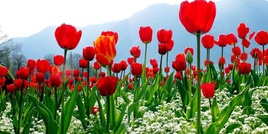
#> input picture image/bunga.jpg, 268 x 134 px, shrunk from 800 x 400 before the run
$ python 03_konversi_ruang_warna.py
#> lines starting #> are read from the running program, lines starting #| are printed output that depends on the picture; after the words box and inside, x2 and y2 are one past the last pixel; in counts of white or black regions, pixels touching at a corner belong together
"""
==========================================================================
PERCOBAAN 3: KONVERSI RUANG WARNA
==========================================================================
Program ini mempelajari berbagai ruang warna (color space) dalam
pemrosesan gambar dan cara mengkonversi dari satu ruang warna ke lainnya.

Ruang warna yang dipelajari:
- BGR  : Default OpenCV (Blue, Green, Red)
- RGB  : Standard tampilan (Red, Green, Blue)
- GRAY : Grayscale (1 channel, 0-255)
- HSV  : Hue, Saturation, Value (berguna untuk deteksi warna)
- HLS  : Hue, Lightness, Saturation
- LAB  : Lightness, a* (green-red), b* (blue-yellow) - perceptual
- YCrCb: Luminance, Chrominance (digunakan di JPEG)

Fungsi utama:
- cv2.cvtColor(src, code) : Mengkonversi ruang warna
==========================================================================
"""

# Mengimpor library yang dibutuhkan
import cv2
import numpy as np
import os
import matplotlib.pyplot as plt

# Mendapatkan path direktori
SCRIPT_DIR = os.path.dirname(os.path.abspath(__file__))
IMAGE_DIR = os.path.join(SCRIPT_DIR, "image")
OUTPUT_DIR = os.path.join(SCRIPT_DIR, "output")
os.makedirs(OUTPUT_DIR, exist_ok=True)

print("=" * 60)
print("PERCOBAAN 3: KONVERSI RUANG WARNA")
print("=" * 60)

# ============================================================
# 1. Membaca gambar berwarna
# ============================================================

# Membaca foto bunga berwarna-warni untuk demonstrasi konversi ruang warna
img_bgr = cv2.imread(os.path.join(IMAGE_DIR, "bunga.jpg"))
#> img_bgr is the input picture: shape (134, 268, 3); mean B, G, R 109.3, 130.1, 139.5

# Memeriksa apakah gambar berhasil dimuat
if img_bgr is None:
    print("[ERROR] Jalankan download_image.py terlebih dahulu!")
    exit()

print(f"[INFO] Gambar dimuat: {img_bgr.shape}")
#| [INFO] Gambar dimuat: (134, 268, 3)

# ============================================================
# 2. BGR → RGB (untuk matplotlib / tampilan normal)
# ============================================================

# cv2.cvtColor() mengkonversi gambar dari satu ruang warna ke lainnya
# cv2.COLOR_BGR2RGB : menukar channel Blue dan Red
# OpenCV membaca gambar sebagai BGR (Blue, Green, Red)
# Sedangkan display normal menggunakan RGB (Red, Green, Blue)
img_rgb = cv2.cvtColor(img_bgr, cv2.COLOR_BGR2RGB)
print("[INFO] Konversi BGR → RGB selesai")

# ============================================================
# 3. BGR → Grayscale (abu-abu, 1 channel)
# ============================================================

# cv2.COLOR_BGR2GRAY : mengkonversi gambar berwarna ke grayscale
# Rumus: Gray = 0.299*R + 0.587*G + 0.114*B (luminance)
# Mata manusia lebih sensitif terhadap hijau, makanya bobotnya paling besar
img_gray = cv2.cvtColor(img_bgr, cv2.COLOR_BGR2GRAY)
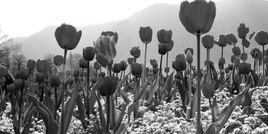
#> img_gray: shape (134, 268); min 0, max 255, mean 130.5
print(f"[INFO] Konversi BGR → GRAY selesai: {img_gray.shape}")
#| [INFO] Konversi BGR → GRAY selesai: (134, 268)

# ============================================================
# 4. BGR → HSV (Hue, Saturation, Value)
# ============================================================

# cv2.COLOR_BGR2HSV : mengkonversi ke ruang warna HSV
# HSV sangat berguna untuk deteksi warna karena memisahkan:
# - Hue (H): jenis warna (0-179 di OpenCV, bukan 0-360!)
# - Saturation (S): intensitas/kepekatan warna (0-255)
# - Value (V): kecerahan (0-255)
# ★ KODE INTI ★ — HSV memisahkan JENIS warna dari KECERAHAN
# Akibat: deteksi warna tidak terganggu oleh pencahayaan yang berbeda
img_hsv = cv2.cvtColor(img_bgr, cv2.COLOR_BGR2HSV)
#> img_hsv: shape (134, 268, 3); mean H, S, V 70.2, 134.5, 169.6
print(f"[INFO] Konversi BGR → HSV selesai")

# Menampilkan range HSV untuk masing-masing warna dasar
print("\n--- Range HSV untuk Deteksi Warna ---")
print("  Merah   : H=0-10, 170-179  S=100-255  V=100-255")
print("  Hijau   : H=35-85          S=100-255  V=100-255")
print("  Biru    : H=100-130        S=100-255  V=100-255")
print("  Kuning  : H=20-35          S=100-255  V=100-255")
print("  Cyan    : H=80-100         S=100-255  V=100-255")
print("  Magenta : H=130-170        S=100-255  V=100-255")

# ============================================================
# 5. BGR → HLS (Hue, Lightness, Saturation)
# ============================================================

# cv2.COLOR_BGR2HLS : mirip HSV tapi menggunakan Lightness bukan Value
# Perbedaan: putih memiliki ligthtness tinggi tapi saturation rendah
img_hls = cv2.cvtColor(img_bgr, cv2.COLOR_BGR2HLS)
#> img_hls: shape (134, 268, 3); mean of channels 0, 1, 2 73.6, 132.3, 147.2
print(f"[INFO] Konversi BGR → HLS selesai")

# ============================================================
# 6. BGR → LAB (CIE L*a*b*)
# ============================================================

# cv2.COLOR_BGR2LAB : mengkonversi ke ruang warna LAB
# LAB dirancang agar jarak Euclidean sesuai dengan persepsi manusia:
# - L: Lightness (0-255, di OpenCV diskalakan dari 0-100)
# - a: komponen hijau-merah (0-255, 128 = netral)
# - b: komponen biru-kuning (0-255, 128 = netral)
img_lab = cv2.cvtColor(img_bgr, cv2.COLOR_BGR2LAB)
#> img_lab: shape (134, 268, 3); mean of channels 0, 1, 2 145.7, 128.6, 145.5
print(f"[INFO] Konversi BGR → LAB selesai")

# ============================================================
# 7. BGR → YCrCb (Luminance + Chrominance)
# ============================================================

# cv2.COLOR_BGR2YCrCb : digunakan dalam kompresi JPEG dan video
# - Y: Luminance (kecerahan)
# - Cr: Chrominance Red (perbedaan merah dari luminance)
# - Cb: Chrominance Blue (perbedaan biru dari luminance)
img_ycrcb = cv2.cvtColor(img_bgr, cv2.COLOR_BGR2YCrCb)
#> img_ycrcb: shape (134, 268, 3); mean of channels 0, 1, 2 130.5, 134.4, 116
print(f"[INFO] Konversi BGR → YCrCb selesai")

# ============================================================
# 8. Visualisasi semua ruang warna
# ============================================================

# Membuat figure besar dengan 7 subplot
fig, axes = plt.subplots(2, 4, figsize=(20, 10))

# Baris 1: BGR, RGB, Grayscale, HSV
axes[0, 0].imshow(img_bgr)  # Sengaja BGR agar terlihat bedanya
axes[0, 0].set_title("BGR (OpenCV default)\n(Warna tertukar di matplotlib)")

axes[0, 1].imshow(img_rgb)
axes[0, 1].set_title("RGB (Warna benar)")

axes[0, 2].imshow(img_gray, cmap="gray")
axes[0, 2].set_title("Grayscale\n(1 channel)")

axes[0, 3].imshow(img_hsv)
axes[0, 3].set_title("HSV\n(H=warna, S=saturasi, V=value)")

# Baris 2: HLS, LAB, YCrCb, Channel HSV terpisah
axes[1, 0].imshow(img_hls)
axes[1, 0].set_title("HLS\n(H=warna, L=lightness, S=saturasi)")

axes[1, 1].imshow(img_lab)
axes[1, 1].set_title("LAB\n(L=light, a=hijau-merah, b=biru-kuning)")

axes[1, 2].imshow(img_ycrcb)
axes[1, 2].set_title("YCrCb\n(Y=luminance, Cr=chrom-red, Cb=chrom-blue)")

# Menampilkan channel Hue dari HSV secara terpisah (berguna untuk deteksi warna)
h_channel = img_hsv[:, :, 0]  # Hue channel saja
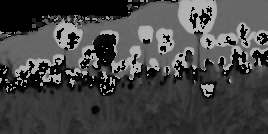
#> h_channel: shape (134, 268); min 0, max 179, mean 70.2
axes[1, 3].imshow(h_channel, cmap="hsv")
axes[1, 3].set_title("Hue Channel (HSV)\n(Jenis warna)")

# Menghilangkan axis pada semua subplot
for ax in axes.flat:
    ax.axis("off")

plt.suptitle("Percobaan 3: Konversi Ruang Warna", fontsize=16, fontweight="bold")
plt.tight_layout()

# Menyimpan hasil visualisasi
output_path = os.path.join(OUTPUT_DIR, "03_konversi_ruang_warna_hasil.png")
plt.savefig(output_path, dpi=150, bbox_inches="tight")
#> figure, not shown here; B, G, R data is drawn as R, G, B
print(f"\n[OUTPUT] Visualisasi disimpan di: {output_path}")
plt.show()

# ============================================================
# 9. Visualisasi channel terpisah untuk HSV
# ============================================================

# Memisahkan 3 channel HSV menggunakan cv2.split()
h, s, v = cv2.split(img_hsv)
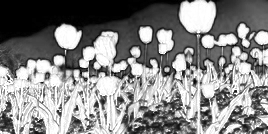
#> s: shape (134, 268); min 0, max 255, mean 134.5
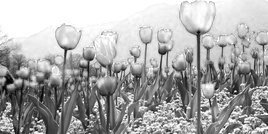
#> v: shape (134, 268); min 0, max 255, mean 169.6

# Membuat figure untuk channel HSV terpisah
fig2, axes2 = plt.subplots(1, 3, figsize=(15, 4))

# Channel Hue (warna) - range 0-179 di OpenCV
axes2[0].imshow(h, cmap="hsv")
axes2[0].set_title(f"Hue (0-179)\nmin={h.min()}, max={h.max()}")
axes2[0].axis("off")

# Channel Saturation (kepekatan) - range 0-255
axes2[1].imshow(s, cmap="gray")
axes2[1].set_title(f"Saturation (0-255)\nmin={s.min()}, max={s.max()}")
axes2[1].axis("off")

# Channel Value (kecerahan) - range 0-255
axes2[2].imshow(v, cmap="gray")
axes2[2].set_title(f"Value (0-255)\nmin={v.min()}, max={v.max()}")
axes2[2].axis("off")

plt.suptitle("Channel HSV Terpisah", fontsize=14, fontweight="bold")
plt.tight_layout()

# Menyimpan visualisasi channel HSV
output_path2 = os.path.join(OUTPUT_DIR, "03_channel_hsv_terpisah.png")
plt.savefig(output_path2, dpi=150, bbox_inches="tight")
print(f"[OUTPUT] Channel HSV disimpan di: {output_path2}")
plt.show()

# ============================================================
# 10. Demonstrasi deteksi warna menggunakan HSV
# ============================================================

# Mendeteksi warna merah pada gambar menggunakan range HSV
# Merah ada di 2 range karena Hue adalah siklus (0 dan 179 berdekatan)
lower_red1 = np.array([0, 100, 100])     # Batas bawah merah range 1
upper_red1 = np.array([10, 255, 255])     # Batas atas merah range 1
lower_red2 = np.array([170, 100, 100])    # Batas bawah merah range 2
upper_red2 = np.array([179, 255, 255])    # Batas atas merah range 2

# ★ KODE INTI ★ — cv2.inRange() buat mask OTOMATIS dari rentang warna HSV
# Hasil: gambar biner (putih=warna cocok, hitam=warna lain)
mask_red1 = cv2.inRange(img_hsv, lower_red1, upper_red1)
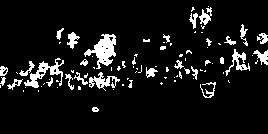
#> mask_red1: shape (134, 268); 8.6% white; 89 white regions (58 under 20 px), largest, box (x1, y1, x2, y2) and area: (84, 34, 116, 69) 528, (24, 58, 64, 88) 376, (89, 72, 120, 91) 236
mask_red2 = cv2.inRange(img_hsv, lower_red2, upper_red2)
#> mask_red2: shape (134, 268); 10.3% white; 105 white regions (77 under 20 px), largest, box (x1, y1, x2, y2) and area: (179, 0, 216, 33) 797, (54, 24, 82, 49) 336, (201, 34, 238, 48) 266

# Menggabungkan kedua mask menggunakan operasi OR
mask_red = cv2.bitwise_or(mask_red1, mask_red2)
#> mask_red: shape (134, 268); 18.9% white; 48 white regions (18 under 20 px), largest, box (x1, y1, x2, y2) and area: (179, 0, 216, 33) 1017, (16, 55, 64, 88) 888, (79, 31, 128, 72) 880

# ★ KODE INTI ★ — Parameter mask= memfilter output: hanya piksel PUTIH di mask yang tampil
# Hasilnya: hanya area berwarna merah yang terlihat di gambar, sisanya hitam
result_red = cv2.bitwise_and(img_bgr, img_bgr, mask=mask_red)

# Mendeteksi warna hijau
lower_green = np.array([35, 100, 100])
upper_green = np.array([85, 255, 255])
mask_green = cv2.inRange(img_hsv, lower_green, upper_green)
#> mask_green: shape (134, 268); 14% white; 227 white regions (189 under 20 px), largest, box (x1, y1, x2, y2) and area: (112, 70, 171, 127) 1214, (202, 84, 252, 134) 730, (172, 79, 198, 123) 342
result_green = cv2.bitwise_and(img_bgr, img_bgr, mask=mask_green)
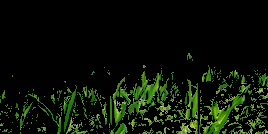
#> result_green: shape (134, 268, 3); mean B, G, R 6, 18.3, 10.8

# Visualisasi hasil deteksi warna
fig3, axes3 = plt.subplots(1, 3, figsize=(15, 4))

axes3[0].imshow(cv2.cvtColor(img_bgr, cv2.COLOR_BGR2RGB))
axes3[0].set_title("Gambar Asli")
axes3[0].axis("off")

axes3[1].imshow(cv2.cvtColor(result_red, cv2.COLOR_BGR2RGB))
axes3[1].set_title("Deteksi Warna Merah (HSV)")
axes3[1].axis("off")

axes3[2].imshow(cv2.cvtColor(result_green, cv2.COLOR_BGR2RGB))
axes3[2].set_title("Deteksi Warna Hijau (HSV)")
axes3[2].axis("off")

plt.suptitle("Deteksi Warna Menggunakan HSV", fontsize=14, fontweight="bold")
plt.tight_layout()

output_path3 = os.path.join(OUTPUT_DIR, "03_deteksi_warna_hsv.png")
plt.savefig(output_path3, dpi=150, bbox_inches="tight")
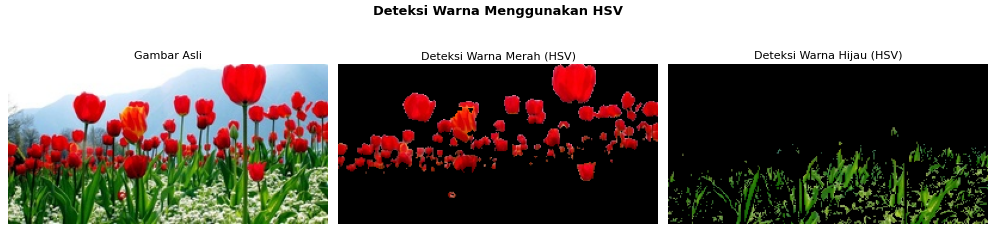
#> figure drawn by matplotlib, 3 panels
print(f"[OUTPUT] Deteksi warna disimpan di: {output_path3}")
plt.show()

# ============================================================
# RINGKASAN
# ============================================================
print("\n" + "=" * 60)
print("RINGKASAN PERCOBAAN 3")
print("=" * 60)
print("Ruang warna yang dipelajari:")
print("  1. BGR/RGB  → Standard warna, 3 channel")
print("  2. Grayscale → 1 channel, intensitas cahaya")
print("  3. HSV      → Hue, Saturation, Value (untuk deteksi warna)")
print("  4. HLS      → Hue, Lightness, Saturation")
print("  5. LAB      → Perceptual uniform color space")
print("  6. YCrCb    → Luminance + Chrominance (JPEG)")
print("\nFungsi utama:")
print("  - cv2.cvtColor(img, code) → Konversi ruang warna")
print("  - cv2.inRange(img, lower, upper) → Mask berdasarkan range")
print("  - cv2.bitwise_and() → Terapkan mask ke gambar")
print("=" * 60)

$ run again, with image/bunderan.jpg copied over image/bunga.jpg
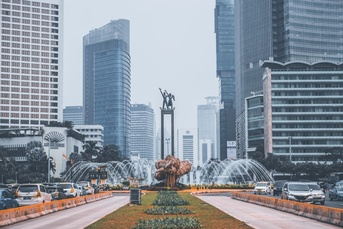
#> input picture image/bunderan.jpg, 343 x 229 px, shrunk from 1024 x 683 before the run
#> img_bgr is the input picture: shape (229, 343, 3); mean B, G, R 157.7, 147.2, 138.7
#| [INFO] Gambar dimuat: (229, 343, 3)
#| [INFO] Konversi BGR → GRAY selesai: (229, 343)
#> img_hsv: shape (229, 343, 3); mean H, S, V 100.2, 52.5, 163.2
#> img_hls: shape (229, 343, 3); mean of channels 0, 1, 2 100.2, 148.2, 51.2
#> img_lab: shape (229, 343, 3); mean of channels 0, 1, 2 153.5, 127.6, 121.6
#> img_ycrcb: shape (229, 343, 3); mean of channels 0, 1, 2 145.9, 122.8, 134.7
#> `mask_red1 = cv2.inRange(img_hsv, lower_red1, upper_red1)`:
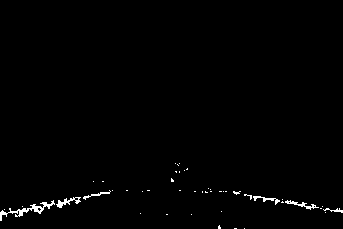
#> mask_red1: shape (229, 343); 0.94% white in thin lines or dots, all inside (x1, y1, x2, y2) = (0, 163, 343, 229)
#> mask_red2: shape (229, 343); every value is 0
#> result_green: shape (229, 343, 3); every value is 0
#> `plt.savefig(output_path3, dpi=150, bbox_inches="tight")`:
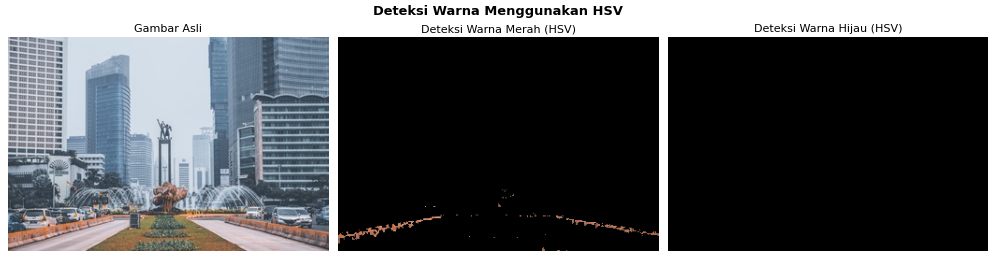
#> figure drawn by matplotlib, 3 panels
